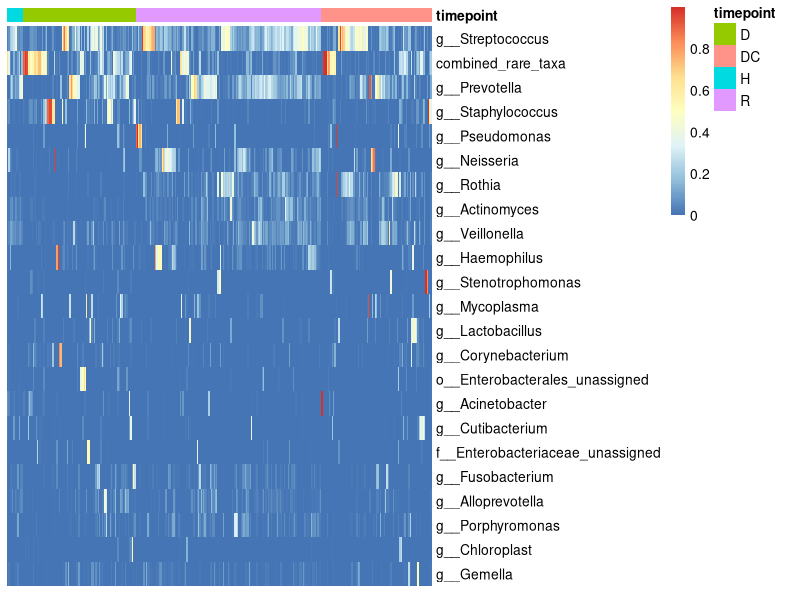
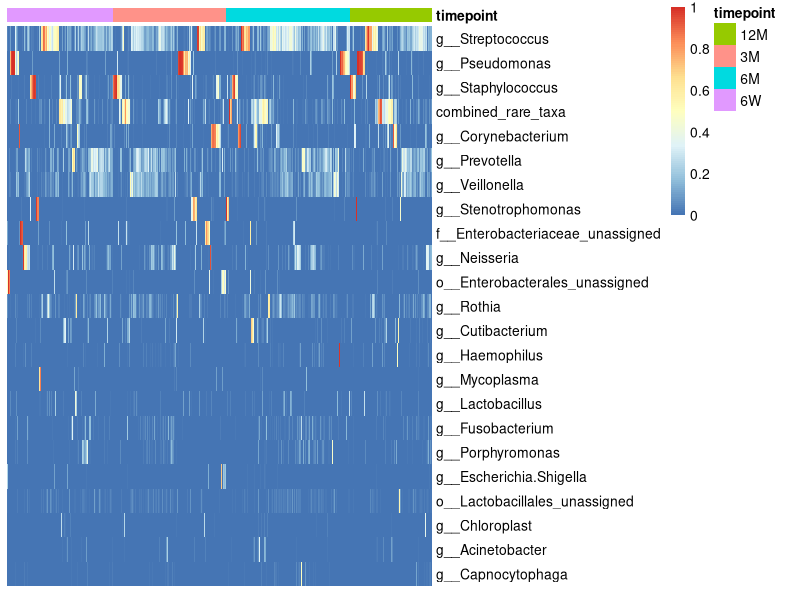

Write the R code that produced these figures, in order.
library(tidyverse)
library(vegan)

## ----------------- Load, filter, combine rare taxa -------------
meta = read.csv("../data/BAL_meta_filtered.csv", row.names = 1)
meta$timepoint[ meta$timepoint == "RT" ] <- "R"
genus = read.csv( "../data/genus_no_contam.csv", row.names = 1)
genus = genus[rownames(meta), colSums(genus > 10) > 0]
dim(genus)

## combine rare and common taxa
rare_taxa = genus[, colSums( genus > 10 ) < (0.1 * ncol(genus))]
combined_rare_taxa = rowSums(rare_taxa)
common_taxa = genus[, colSums(genus > 10) >= (0.1 * ncol(genus))]

genus_reduced = cbind(common_taxa, combined_rare_taxa)

##  now have to re-filter because some no longer rowSums to 1000
genus_reduced = genus_reduced[ rowSums(genus_reduced) >= 1000,]
meta = meta[rownames(genus_reduced),]
percent = genus_reduced / rowSums(genus_reduced)


## ---------------- Genus heatmap -------------------------------
library(pheatmap)

get_order <- function(samples) { return(hclust(dist(percent[ rownames(percent) %in% samples,]))$order)}
get_order(meta[ meta$timepoint == "R", "SampleID"])

sample_order = lapply(c("H", "D", "R", "DC", "6W", "3M", "6M", "12M"), function(tp){
    samples = meta[meta$timepoint == tp, "SampleID"]
    reordered = samples[get_order(samples)]
    return(data.frame(SampleID = reordered, timepoint = tp))
})

shpitul = do.call("rbind", sample_order[1:4])
rownames(shpitul) = shpitul$SampleID
post = do.call("rbind", sample_order[5:8])
rownames(post) = post$SampleID

percent_shpitul = percent[shpitul$SampleID,]
percent_post = percent[post$SampleID, ]

## filter for plotting
percent_shpitul = percent_shpitul[ , colSums( percent_shpitul > .3) > 0]
percent_post = percent_post[ , colSums( percent_post > .3) > 0]

pdf("../figures/no_contam_genus_heatmap.pdf", width = 12, height = 8)

pheatmap( t(percent_shpitul), annotation_col = shpitul[,c("timepoint"), drop = F],
            labels_col = character(nrow(percent_shpitul)), cluster_cols = F,
            treeheight_row = 0 )
pheatmap( t(percent_post), annotation_col = post[,c("timepoint"), drop = F],
            labels_col = character(nrow(percent_post)), cluster_cols = F,
            treeheight_row = 0 )
dev.off()

